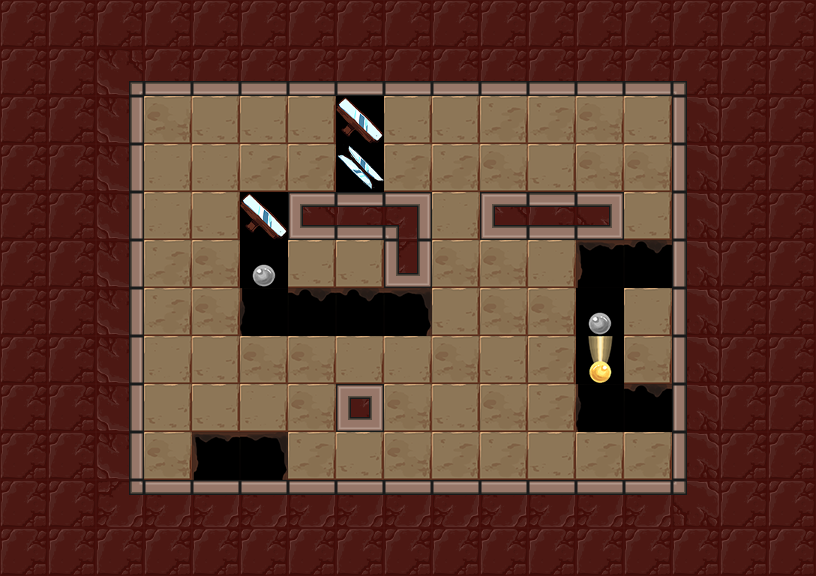

A level layout from a 2D game, rendered from its tile map. Below: a short description, then the map file with tile-grid data replaced by summaries:
An orthogonal 17x12 tile map with 48x48 px tiles, 3 tile layers (Floor, Holes, Walls), 6 tilesets and 11 objects (7x mirror, lightorb, lightswitch, player_start, exit).

<map version="1.0" orientation="orthogonal" renderorder="right-down" width="17" height="12" tilewidth="48" tileheight="48" nextobjectid="150">
 <tileset firstgid="1" name="walls" tilewidth="48" tileheight="48" tilecount="42">
  <image source="../../images/kongregate_release/wall_sheet.png" width="336" height="288" />
 </tileset>
 <tileset firstgid="43" name="exit" tilewidth="48" tileheight="48" tilecount="12">
  <image source="../../images/kongregate_release/gate_sheet.png" width="192" height="144" />
 </tileset>
 <tileset firstgid="55" name="floors" tilewidth="48" tileheight="48" tilecount="4">
  <image source="../../images/kongregate_release/floor_sheet.png" width="192" height="48" />
 </tileset>
 <tileset firstgid="59" name="holes" tilewidth="48" tileheight="48" tilecount="6">
  <image source="../../images/kongregate_release/hole_sheet.png" width="288" height="48" />
 </tileset>
 <tileset firstgid="65" name="mirrors" tilewidth="48" tileheight="48" tilecount="4">
  <image source="../../images/kongregate_release/mirror_sheet.png" width="96" height="96" />
 </tileset>
 <tileset firstgid="69" name="orb_sheet" tilewidth="48" tileheight="48" tilecount="9">
  <image source="../../images/kongregate_release/orb_sheet.png" width="144" height="144" />
 </tileset>
 <layer name="Floor" width="17" height="12">
  <properties>
   <property name="tileset" value="floors" />
  </properties>
  <data>[204 cells, 64 non-empty, 4 distinct tile ids]</data>
 </layer>
 <layer name="Holes" width="17" height="12">
  <properties>
   <property name="tileset" value="holes" />
  </properties>
  <data>[204 cells, 16 non-empty, 8 distinct tile ids]</data>
 </layer>
 <layer name="Walls" width="17" height="12">
  <properties>
   <property name="tileset" value="walls" />
  </properties>
  <data>[204 cells, 124 non-empty, 15 distinct tile ids]</data>
 </layer>
 <objectgroup name="Objects" />
 <objectgroup name="Mirrors">
  <object id="139" type="mirror" gid="66" x="432" y="480" width="48" height="48">
   <properties>
    <property name="sides" value="1" />
   </properties>
  </object>
  <object id="140" type="mirror" gid="2147483714" x="288" y="432" width="48" height="48">
   <properties>
    <property name="sides" value="1" />
   </properties>
  </object>
  <object id="141" type="mirror" gid="1073741890" x="288" y="288" width="48" height="48">
   <properties>
    <property name="sides" value="1" />
   </properties>
  </object>
  <object id="142" type="mirror" gid="2147483714" x="336" y="288" width="48" height="48">
   <properties>
    <property name="sides" value="1" />
   </properties>
  </object>
  <object id="143" type="mirror" gid="66" x="624" y="384" width="48" height="48">
   <properties>
    <property name="sides" value="1" />
   </properties>
  </object>
  <object id="144" type="mirror" gid="66" x="624" y="336" width="48" height="48">
   <properties>
    <property name="sides" value="1" />
   </properties>
  </object>
  <object id="145" type="mirror" gid="66" x="480" y="480" width="48" height="48">
   <properties>
    <property name="sides" value="1" />
   </properties>
  </object>
 </objectgroup>
 <objectgroup name="Light">
  <object id="146" type="lightorb" gid="73" x="144" y="432" width="48" height="48">
   <properties>
    <property name="direction" value="16" />
   </properties>
  </object>
  <object id="147" type="lightswitch" gid="69" x="624" y="192" width="48" height="48" />
 </objectgroup>
 <objectgroup color="#141ba4" name="player_start">
  <object id="148" type="player_start" x="144" y="432" width="48" height="48">
   <properties>
    <property name="direction_facing" value="16" />
    <property name="initial_zoom" value="0.7" />
   </properties>
  </object>
 </objectgroup>
 <objectgroup color="#71a400" name="Exit">
  <object id="149" type="exit" gid="43" x="624" y="144" width="48" height="48" />
 </objectgroup>
</map>
